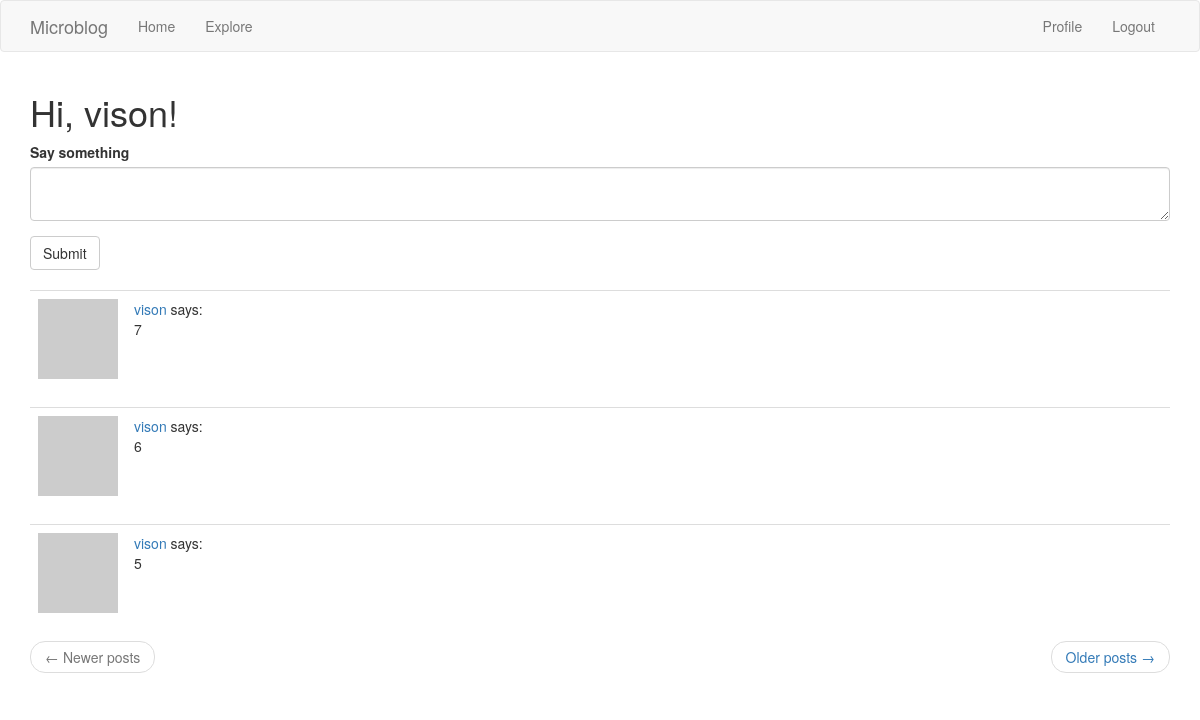
The page /index (signed in) on the database as committed earlier.
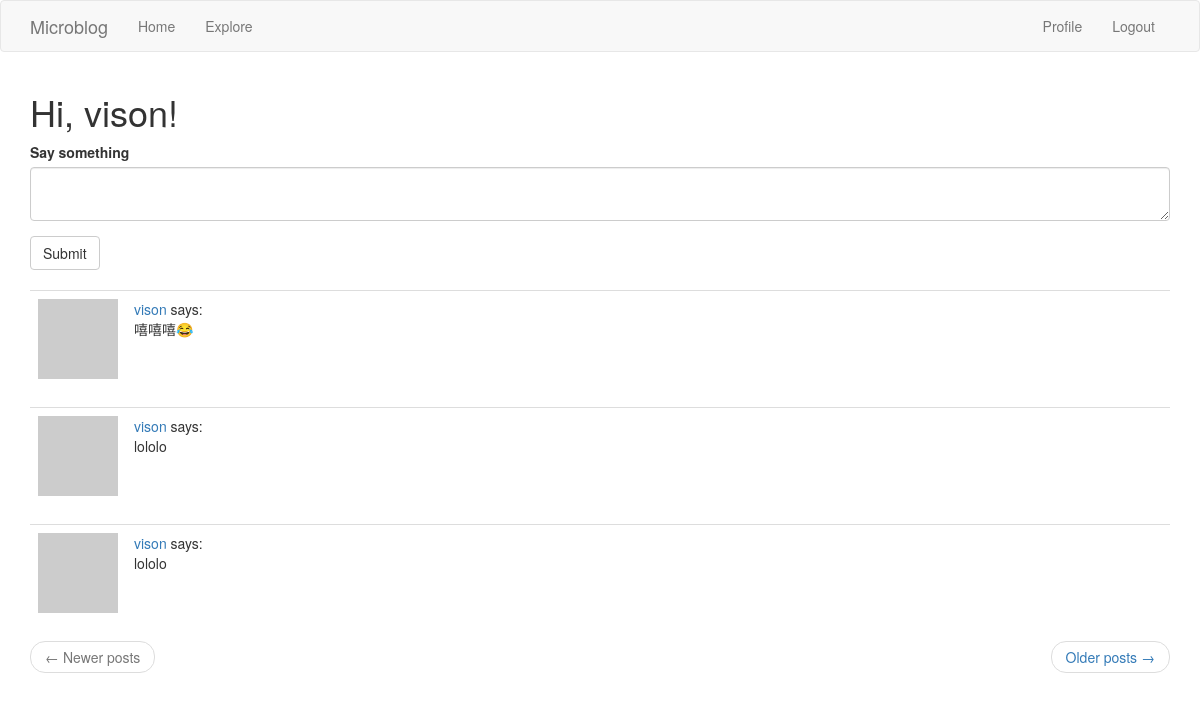
The same page on the database as committed later.
### app/main/models.py (models this page shows, shortened)
class Post(db.Model):
    id = db.Column(db.Integer, primary_key=True)
    body = db.Column(db.String(140))
    timestamp = db.Column(db.DateTime, index=True, default=datetime.utcnow)
    user_id = db.Column(db.Integer, db.ForeignKey('user.id'))

class User(db.Model, UserMixin):
    id = db.Column(db.Integer, primary_key=True)
    username = db.Column(db.String(64), index=True, unique=True)
    email = db.Column(db.String(120), index=True, unique=True)
    password_hash = db.Column(db.String(128))
    posts = db.relationship('Post', backref='author', lazy='dynamic')
    about_me = db.Column(db.String(140))
    last_seen = db.Column(db.DateTime, default=datetime.utcnow)
    followed = db.relationship(
        'User', secondary=followers,
        primaryjoin=(followers.c.follower_id == id),
        secondaryjoin=(followers.c.followed_id == id),
        backref=db.backref('followers', lazy='dynamic'), lazy='dynamic'
    )
    def avatar(self, size):
        digest = md5(self.email.lower().encode('utf-8')).hexdigest()
        return 'https://www.gravatar.com/avatar/{}?d=identicon&s={}'.format(digest, size)
    def followed_posts(self):
        followed = Post.query.join(
            followers, followers.c.followed_id == Post.user_id
        ).filter(
            followers.c.follower_id == self.id
        )
        own = Post.query.filter_by(user_id=self.id)
        return followed.union(own).order_by(Post.timestamp.desc())

### app/main/routes.py (the view)
@bp.route('/', methods=['GET', 'POST'])
@bp.route('/index', methods=['GET', 'POST'])
@login_required
def index():
    form = PostForm()
    if form.validate_on_submit():
        post = Post(body=form.post.data, author=current_user)
        db.session.add(post)
        db.session.commit()
        flash('Your post is live!')
        return redirect(url_for('main.index'))
    page = request.args.get('page', 1, type=int)
    posts = current_user.followed_posts().paginate(page, current_app.config['POSTS_PER_PAGE'], False)
    next_url = url_for('main.index', page=posts.next_num) \
        if posts.has_next else None
    prev_url = url_for('main.index', page=posts.prev_num) \
        if posts.has_prev else None
    return render_template('index.html', title='Home Page', form=form, posts=posts.items, next_url=next_url, prev_url=prev_url)

### app/main/forms.py
class PostForm(FlaskForm):
    post = TextAreaField('Say something', validators=[DataRequired(), Length(min=1, max=140)])
    submit = SubmitField('Submit')

### app/main/models.py (called while the page is built)
@login.user_loader
def load_user(id):
    return User.query.get(int(id))

### app/main/routes.py (called while the page is built)
@bp.before_request
def before_request():
    if current_user.is_authenticated:
        current_user.last_seen = datetime.utcnow()
        db.session.commit()

### app/templates/index.html
{% extends "base/base.html" %}
{% import 'bootstrap/wtf.html' as wtf %}
{% block app_content %}
    <h1>Hi, {{ current_user.username }}!</h1>
    {% if form %}
    {{ wtf.quick_form(form) }}
    <br>
    {% endif %}
    {% for post in posts %}
        {% include 'base/_post.html' %}
    {% endfor %}
    <nav aria-label="...">
        <ul class="pager">
            <li class="previous{% if not prev_url %} disabled{% endif %}">
                <a href="{{ prev_url or '#' }}">
                    <span aria-hidden="true">&larr;</span> Newer posts
                </a>
            </li>
            <li class="next{% if not next_url %} disabled{% endif %}">
                <a href="{{ next_url or '#' }}">
                    Older posts <span aria-hidden="true">&rarr;</span>
                </a>
            </li>
        </ul>
    </nav>
{% endblock %}

### app/templates/base/_post.html
<table class="table table-hover">
    <tr>
        <td width="70px">
            <a href="{{ url_for('main.userprofile', username=post.author.username) }}">
                <img src="{{ post.author.avatar(70) }}">
            </a>
        </td>
        <td>
            <a href="{{ url_for('main.userprofile', username=post.author.username) }}">
                {{ post.author.username }}
            </a>
            says:
            <br>
            {{ post.body }}
        </td>
    </tr>
</table>

Rows that differ between the two databases and show on the page:
no longer on this page (row unchanged): Post: author.username "vison", body "7"
no longer on this page (row unchanged): Post: author.username "vison", body "6"
no longer on this page (row unchanged): Post: author.username "vison", body "5"
added Post: author.username "vison", body "嘻嘻嘻😂"
added Post: author.username "vison", body "lololo"
added Post: author.username "vison", body "lololo"
